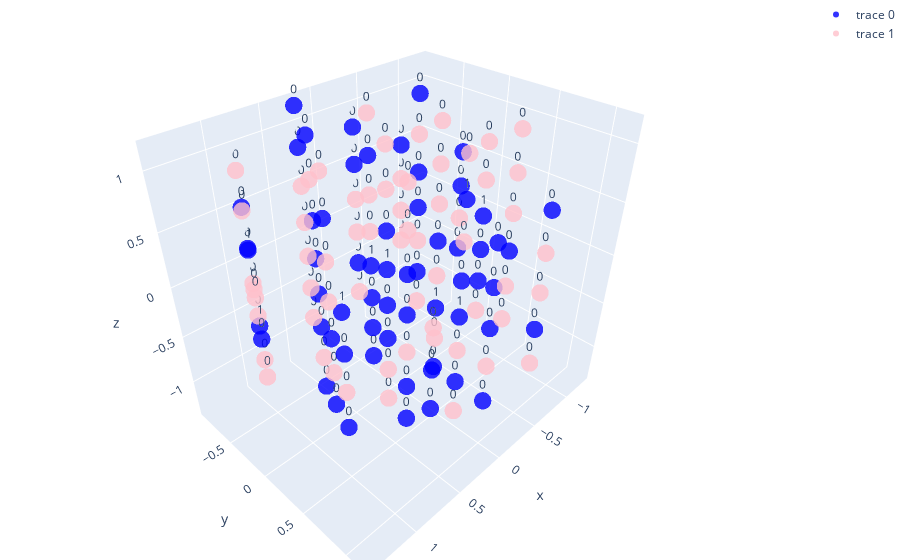

The cell this chart's notebook holds for it:
### Code cell
lattice.plot_3d_points_with_plotly()
